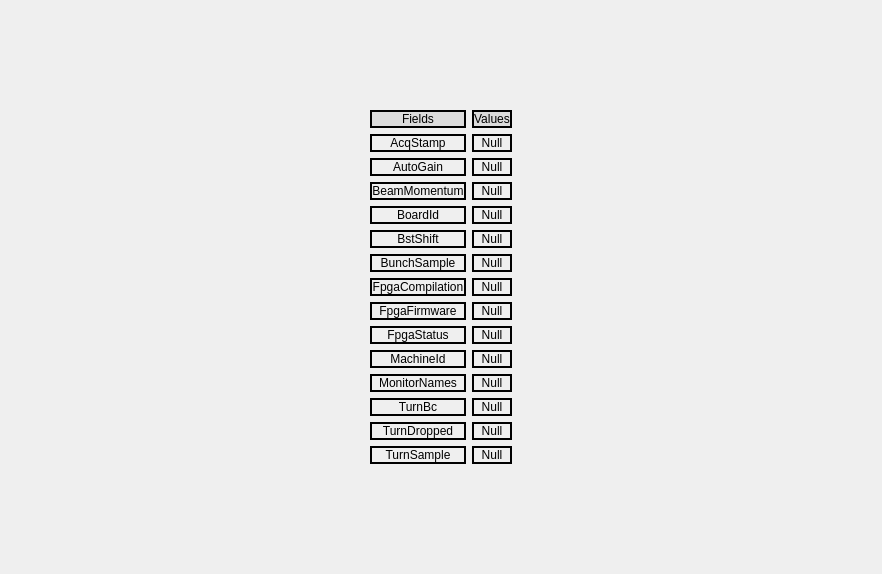
       <widget class="QWidget" name="GeneralInformationTab">
        <attribute name="title">
         <string>GeneralInformation</string>
        </attribute>
        <layout class="QVBoxLayout" name="verticalLayout_3">
         <item>
          <widget class="CContextFrame" name="CContextFrame_GeneralInformationTab">
           <property name="enabled">
            <bool>true</bool>
           </property>
           <property name="inheritSelector" stdset="0">
            <bool>false</bool>
           </property>
           <layout class="QVBoxLayout" name="verticalLayout_5">
            <item>
             <spacer name="verticalSpacer_GeneralInformationTab_2">
              <property name="orientation">
               <enum>Qt::Vertical</enum>
              </property>
              <property name="sizeHint" stdset="0">
               <size>
                <width>20</width>
                <height>40</height>
               </size>
              </property>
             </spacer>
            </item>
            <item>
             <widget class="QWidget" name="widget_GeneralInformationTab" native="true">
              <property name="styleSheet">
               <string notr="true">QWidget.CLabel{
	border: 2px solid black;
}

QWidget.QLabel{
	border: 2px solid black;
}</string>
              </property>
              <layout class="QGridLayout" name="gridLayout_2">
               <property name="leftMargin">
                <number>350</number>
               </property>
               <property name="topMargin">
                <number>50</number>
               </property>
               <property name="rightMargin">
                <number>350</number>
               </property>
               <property name="bottomMargin">
                <number>50</number>
               </property>
               <item row="4" column="1">
                <widget class="CLabel" name="CLabel_GeneralInformation_BeamMomentum">
                 <property name="text">
                  <string>Null</string>
                 </property>
                 <property name="alignment">
                  <set>Qt::AlignCenter</set>
                 </property>
                 <property name="channel" stdset="0">
                  <string notr="true"/>
                 </property>
                </widget>
               </item>
               <item row="15" column="1">
                <widget class="CLabel" name="CLabel_GeneralInformation_TurnSample">
                 <property name="text">
                  <string>Null</string>
                 </property>
                 <property name="alignment">
                  <set>Qt::AlignCenter</set>
                 </property>
                 <property name="channel" stdset="0">
                  <string notr="true"/>
                 </property>
                </widget>
               </item>
               <item row="11" column="1">
                <widget class="CLabel" name="CLabel_GeneralInformation_MachineId">
                 <property name="text">
                  <string>Null</string>
                 </property>
                 <property name="alignment">
                  <set>Qt::AlignCenter</set>
                 </property>
                 <property name="channel" stdset="0">
                  <string notr="true"/>
                 </property>
                </widget>
               </item>
               <item row="6" column="1">
                <widget class="CLabel" name="CLabel_GeneralInformation_BstShift">
                 <property name="text">
                  <string>Null</string>
                 </property>
                 <property name="alignment">
                  <set>Qt::AlignCenter</set>
                 </property>
                 <property name="channel" stdset="0">
                  <string notr="true"/>
                 </property>
                </widget>
               </item>
               <item row="8" column="1">
                <widget class="CLabel" name="CLabel_GeneralInformation_FpgaCompilation">
                 <property name="text">
                  <string>Null</string>
                 </property>
                 <property name="alignment">
                  <set>Qt::AlignCenter</set>
                 </property>
                 <property name="channel" stdset="0">
                  <string notr="true"/>
                 </property>
                </widget>
               </item>
               <item row="1" column="0">
                <widget class="QLabel" name="label_GeneralInformation_Fields">
                 <property name="styleSheet">
                  <string notr="true">background-color: rgb(220, 220, 220);</string>
                 </property>
                 <property name="text">
                  <string>Fields</string>
                 </property>
                 <property name="alignment">
                  <set>Qt::AlignCenter</set>
                 </property>
                </widget>
               </item>
               <item row="14" column="0">
                <widget class="QLabel" name="label_GeneralInformation_TurnDropped">
                 <property name="text">
                  <string>TurnDropped</string>
                 </property>
                 <property name="alignment">
                  <set>Qt::AlignCenter</set>
                 </property>
                </widget>
               </item>
               <item row="9" column="0">
                <widget class="QLabel" name="label_GeneralInformation_FpgaFirmware">
                 <property name="text">
                  <string>FpgaFirmware</string>
                 </property>
                 <property name="alignment">
                  <set>Qt::AlignCenter</set>
                 </property>
                </widget>
               </item>
               <item row="2" column="0">
                <widget class="QLabel" name="label_GeneralInformation_AcqStamp">
                 <property name="text">
                  <string>AcqStamp</string>
                 </property>
                 <property name="alignment">
                  <set>Qt::AlignCenter</set>
                 </property>
                </widget>
               </item>
               <item row="6" column="0">
                <widget class="QLabel" name="label_GeneralInformation_BstShift">
                 <property name="text">
                  <string>BstShift</string>
                 </property>
                 <property name="alignment">
                  <set>Qt::AlignCenter</set>
                 </property>
                </widget>
               </item>
               <item row="13" column="1">
                <widget class="CLabel" name="CLabel_GeneralInformation_TurnBc">
                 <property name="text">
                  <string>Null</string>
                 </property>
                 <property name="alignment">
                  <set>Qt::AlignCenter</set>
                 </property>
                 <property name="channel" stdset="0">
                  <string notr="true"/>
                 </property>
                </widget>
               </item>
               <item row="3" column="0">
                <widget class="QLabel" name="label_GeneralInformation_AutoGain">
                 <property name="text">
                  <string>AutoGain</string>
                 </property>
                 <property name="alignment">
                  <set>Qt::AlignCenter</set>
                 </property>
                </widget>
               </item>
               <item row="7" column="1">
                <widget class="CLabel" name="CLabel_GeneralInformation_BunchSample">
                 <property name="text">
                  <string>Null</string>
                 </property>
                 <property name="alignment">
                  <set>Qt::AlignCenter</set>
                 </property>
                 <property name="channel" stdset="0">
                  <string notr="true"/>
                 </property>
                </widget>
               </item>
               <item row="12" column="1">
                <widget class="CLabel" name="CLabel_GeneralInformation_MonitorNames">
                 <property name="text">
                  <string>Null</string>
                 </property>
                 <property name="alignment">
                  <set>Qt::AlignCenter</set>
                 </property>
                 <property name="channel" stdset="0">
                  <string notr="true"/>
                 </property>
                 <property name="valueTransformation">
                  <string notr="true"># init final_string
final_string = &quot;&quot;

# remove duplicated monitor names
new_val = list(dict.fromkeys(new_val))

# arrange the string with commas
for i in range(0, len(new_val)):
    string  = new_val[i]
    if i &gt; 0:
        final_string = final_string + &quot;, &quot; + string
    else:
        final_string = string

# output the final_string
output(str(final_string))
    </string>
                 </property>
                </widget>
               </item>
               <item row="11" column="0">
                <widget class="QLabel" name="label_GeneralInformation_MachineId">
                 <property name="text">
                  <string>MachineId</string>
                 </property>
                 <property name="alignment">
                  <set>Qt::AlignCenter</set>
                 </property>
                </widget>
               </item>
               <item row="5" column="1">
                <widget class="CLabel" name="CLabel_GeneralInformation_BoardId">
                 <property name="text">
                  <string>Null</string>
                 </property>
                 <property name="alignment">
                  <set>Qt::AlignCenter</set>
                 </property>
                 <property name="channel" stdset="0">
                  <string notr="true"/>
                 </property>
                </widget>
               </item>
               <item row="4" column="0">
                <widget class="QLabel" name="label_GeneralInformation_BeamMomentum">
                 <property name="text">
                  <string>BeamMomentum</string>
                 </property>
                 <property name="alignment">
                  <set>Qt::AlignCenter</set>
                 </property>
                </widget>
               </item>
               <item row="12" column="0">
                <widget class="QLabel" name="label_GeneralInformation_MonitorNames">
                 <property name="text">
                  <string>MonitorNames</string>
                 </property>
                 <property name="alignment">
                  <set>Qt::AlignCenter</set>
                 </property>
                </widget>
               </item>
               <item row="9" column="1">
                <widget class="CLabel" name="CLabel_GeneralInformation_FpgaFirmware">
                 <property name="text">
                  <string>Null</string>
                 </property>
                 <property name="alignment">
                  <set>Qt::AlignCenter</set>
                 </property>
                 <property name="channel" stdset="0">
                  <string notr="true"/>
                 </property>
                </widget>
               </item>
               <item row="3" column="1">
                <widget class="CLabel" name="CLabel_GeneralInformation_AutoGain">
                 <property name="text">
                  <string>Null</string>
                 </property>
                 <property name="alignment">
                  <set>Qt::AlignCenter</set>
                 </property>
                 <property name="channel" stdset="0">
                  <string notr="true"/>
                 </property>
                </widget>
               </item>
               <item row="5" column="0">
                <widget class="QLabel" name="label_GeneralInformation_BoardId">
                 <property name="text">
                  <string>BoardId</string>
                 </property>
                 <property name="alignment">
                  <set>Qt::AlignCenter</set>
                 </property>
                </widget>
               </item>
               <item row="1" column="1">
                <widget class="QLabel" name="label_GeneralInformation_Values">
                 <property name="styleSheet">
                  <string notr="true">background-color: rgb(220, 220, 220);</string>
                 </property>
                 <property name="text">
                  <string>Values</string>
                 </property>
                 <property name="alignment">
                  <set>Qt::AlignCenter</set>
                 </property>
                </widget>
               </item>
               <item row="10" column="0">
                <widget class="QLabel" name="label_GeneralInformation_FpgaStatus">
                 <property name="text">
                  <string>FpgaStatus</string>
                 </property>
                 <property name="alignment">
                  <set>Qt::AlignCenter</set>
                 </property>
                </widget>
               </item>
               <item row="13" column="0">
                <widget class="QLabel" name="label_GeneralInformation_TurnBc">
                 <property name="text">
                  <string>TurnBc</string>
                 </property>
                 <property name="alignment">
                  <set>Qt::AlignCenter</set>
                 </property>
                </widget>
               </item>
               <item row="8" column="0">
                <widget class="QLabel" name="label_GeneralInformation_Compilation">
                 <property name="text">
                  <string>FpgaCompilation</string>
                 </property>
                 <property name="alignment">
                  <set>Qt::AlignCenter</set>
                 </property>
                </widget>
               </item>
               <item row="10" column="1">
                <widget class="CLabel" name="CLabel_GeneralInformation_FpgaStatus">
                 <property name="text">
                  <string>Null</string>
                 </property>
                 <property name="alignment">
                  <set>Qt::AlignCenter</set>
                 </property>
                 <property name="channel" stdset="0">
                  <string notr="true"/>
                 </property>
                </widget>
               </item>
               <item row="7" column="0">
                <widget class="QLabel" name="label_GeneralInformation_BunchSample">
                 <property name="text">
                  <string>BunchSample</string>
                 </property>
                 <property name="alignment">
                  <set>Qt::AlignCenter</set>
                 </property>
                </widget>
               </item>
               <item row="2" column="1">
                <widget class="CLabel" name="CLabel_GeneralInformation_AcqStamp">
                 <property name="text">
                  <string>Null</string>
                 </property>
                 <property name="alignment">
                  <set>Qt::AlignCenter</set>
                 </property>
                 <property name="wordWrap">
                  <bool>false</bool>
                 </property>
                 <property name="channel" stdset="0">
                  <string notr="true"/>
                 </property>
                </widget>
               </item>
               <item row="15" column="0">
                <widget class="QLabel" name="label_GeneralInformation_TurnSample">
                 <property name="text">
                  <string>TurnSample</string>
                 </property>
                 <property name="alignment">
                  <set>Qt::AlignCenter</set>
                 </property>
                </widget>
               </item>
               <item row="14" column="1">
                <widget class="CLabel" name="CLabel_GeneralInformation_TurnDropped">
                 <property name="text">
                  <string>Null</string>
                 </property>
                 <property name="alignment">
                  <set>Qt::AlignCenter</set>
                 </property>
                 <property name="channel" stdset="0">
                  <string notr="true"/>
                 </property>
                </widget>
               </item>
              </layout>
             </widget>
            </item>
            <item>
             <spacer name="verticalSpacer_GeneralInformationTab_1">
              <property name="orientation">
               <enum>Qt::Vertical</enum>
              </property>
              <property name="sizeHint" stdset="0">
               <size>
                <width>20</width>
                <height>40</height>
               </size>
              </property>
             </spacer>
            </item>
           </layout>
          </widget>
         </item>
        </layout>
       </widget>
